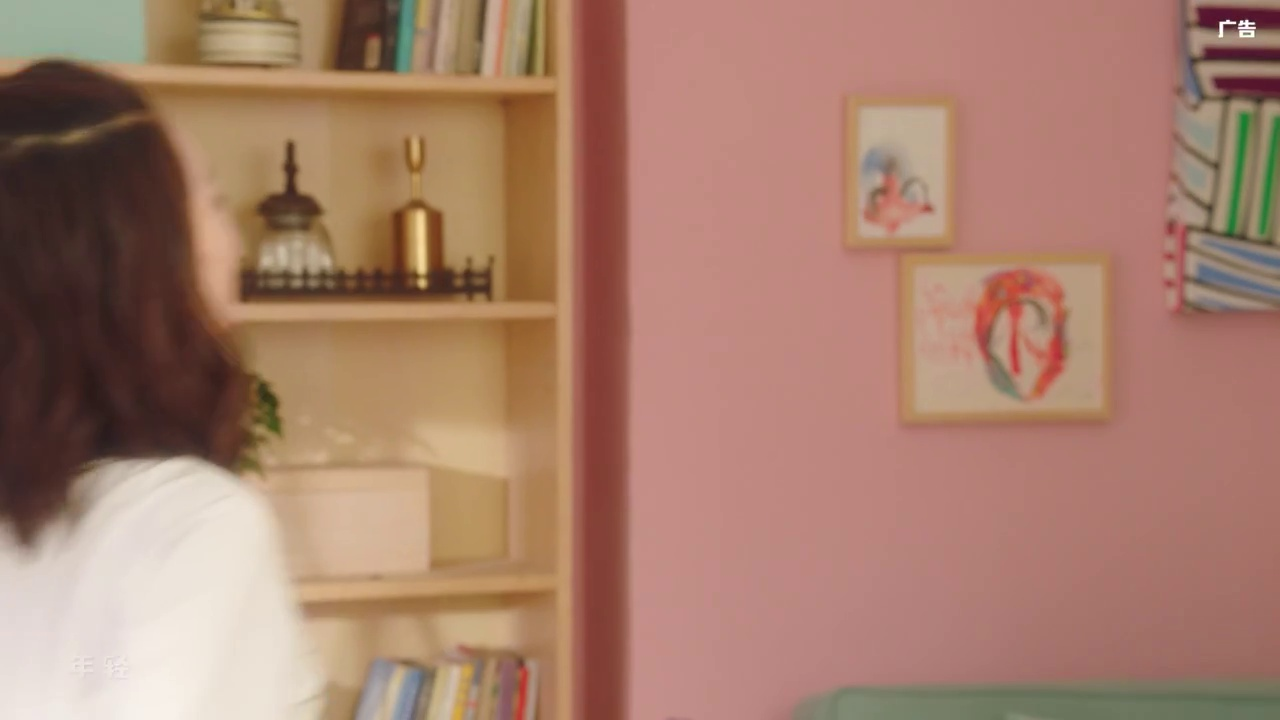
#> input picture 02pythonLearn/01-OpenCV--master/videoimage/00008.jpg, 1280 x 720 px; its folder holds 4 pictures in this run
$ python GET_face_img.py
#> lines starting #> are read from the running program, lines starting #| are printed output that depends on the picture
import cv2
import numpy as np
import os
import glob

img_path = '.\\videoimage\\'  # 带处理的图片存放的根目录
face_path = '.\\video_face_imge\\'  # 处理后得到的人脸存放的路径
model = './model/haarcascade_frontalface_default.xml'
#model = './model/face_model_trained.xml'


if not os.path.isfile(model):
    print("你缺少人脸检测模型——haarcascade_frontalface_default.xml")
if not os.path.exists(face_path):
    os.makedirs(face_path)
file_lists = []  # 所有带处理的图片路径
for root, dirs, files in os.walk(img_path):
    file_pattern = os.path.join(root, '*.jpg')
    for f in glob.glob(file_pattern):
        # jpg文件
        file_lists.append(f)


# 检测人脸函数
def detect(filename, outpath):
    #   调用人脸检测模型
#> called with outpath = '.\\video_face_imge\\'
    face_cascade = cv2.CascadeClassifier(model)
    img = cv2.imread(filename)
#> img is the input picture: shape (720, 1280, 3); mean B, G, R 108.6, 126.6, 166.6
    gray = cv2.cvtColor(img, cv2.COLOR_BGR2GRAY)
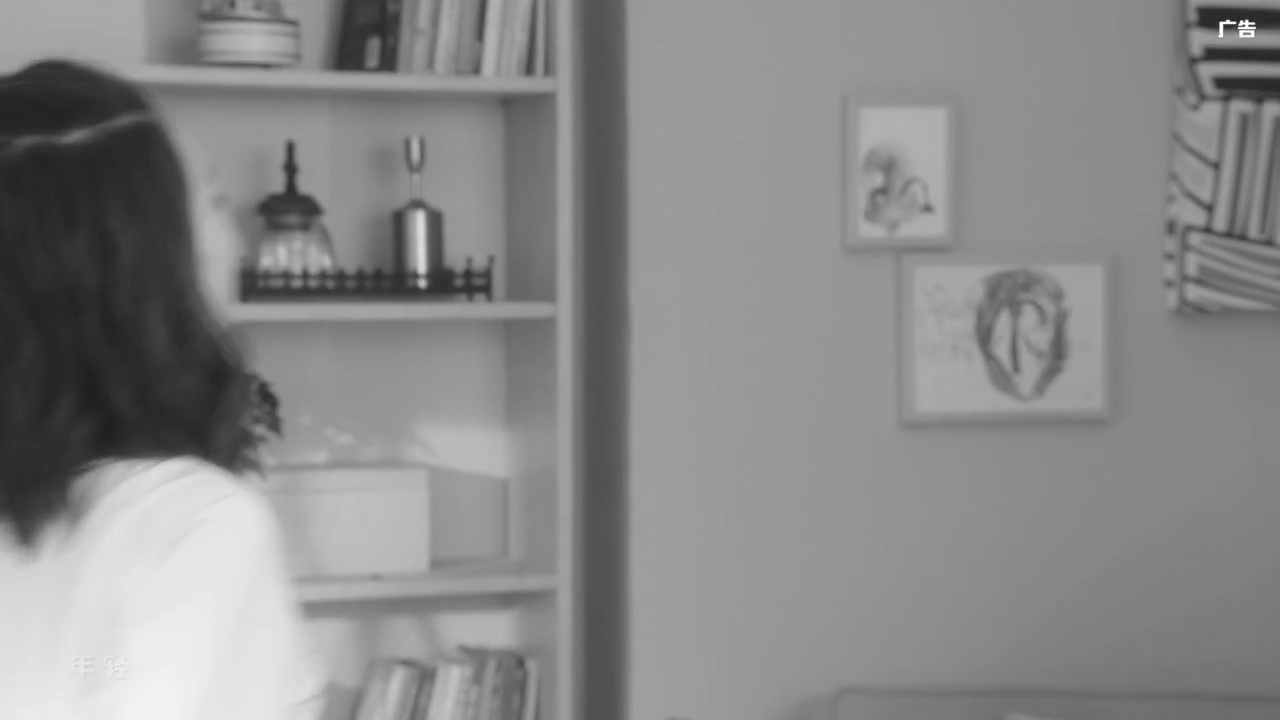
#> gray: shape (720, 1280); min 30, max 254, mean 136.5
    # 人脸检测
    faces = face_cascade.detectMultiScale(
        gray,
        scaleFactor=1.12,
        minNeighbors=5,
        minSize=(5, 5)
    )
#> faces = ()
    img_name = filename.split('\\')[-1].split(".")[0]
    print(img_name)
    print(len(faces))
#| 0
    i = 1
    # (x,y,w,h) 用来确定人脸出现的位置 ： y:y+h,x:x+w
    for (x, y, w, h) in faces:
        img_face = img[y - 1:y + h + 1, x - 1:x + w + 1, :]  # 范围加一的原因是，为了提取人脸周围更大一点的范围
        img_face_path = outpath + img_name + '_' + str(i) + '.jpg'  # 保存人脸的命名方式为，原图像名_序号（由该张图片人脸个数决定）
        cv2.imwrite(img_face_path, img_face)
        i = i + 1
#> this loop made 0 passes
#> after the loop, i = 1


# 循环提取每张图片的人脸并保存
for filename in file_lists:
    detect(filename, face_path)
#> pass 2 of the loop `for filename in file_lists:`:
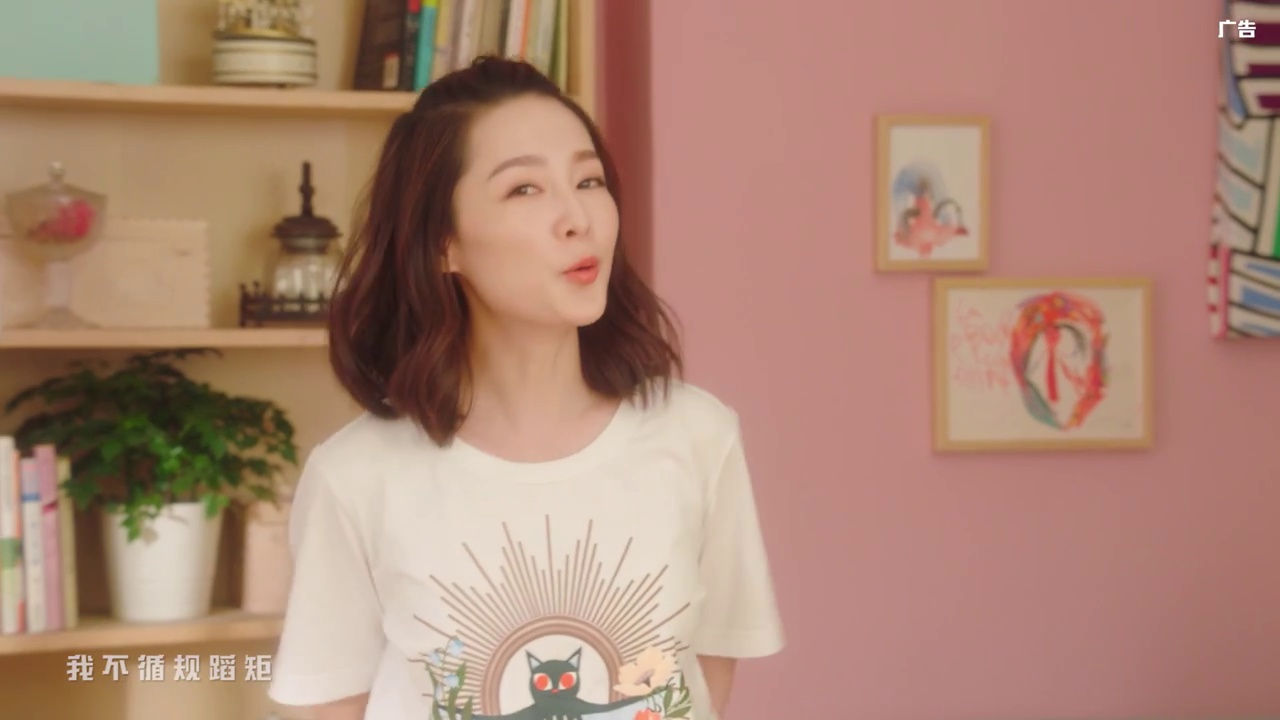
#> input picture 02pythonLearn/01-OpenCV--master/videoimage/00272.jpg, 1280 x 720 px
#> in detect, img is the input picture: shape (720, 1280, 3); mean B, G, R 116.6, 134, 172.1
#> in detect (call 2), `gray = cv2.cvtColor(img, cv2.COLOR_BGR2GRAY)`:
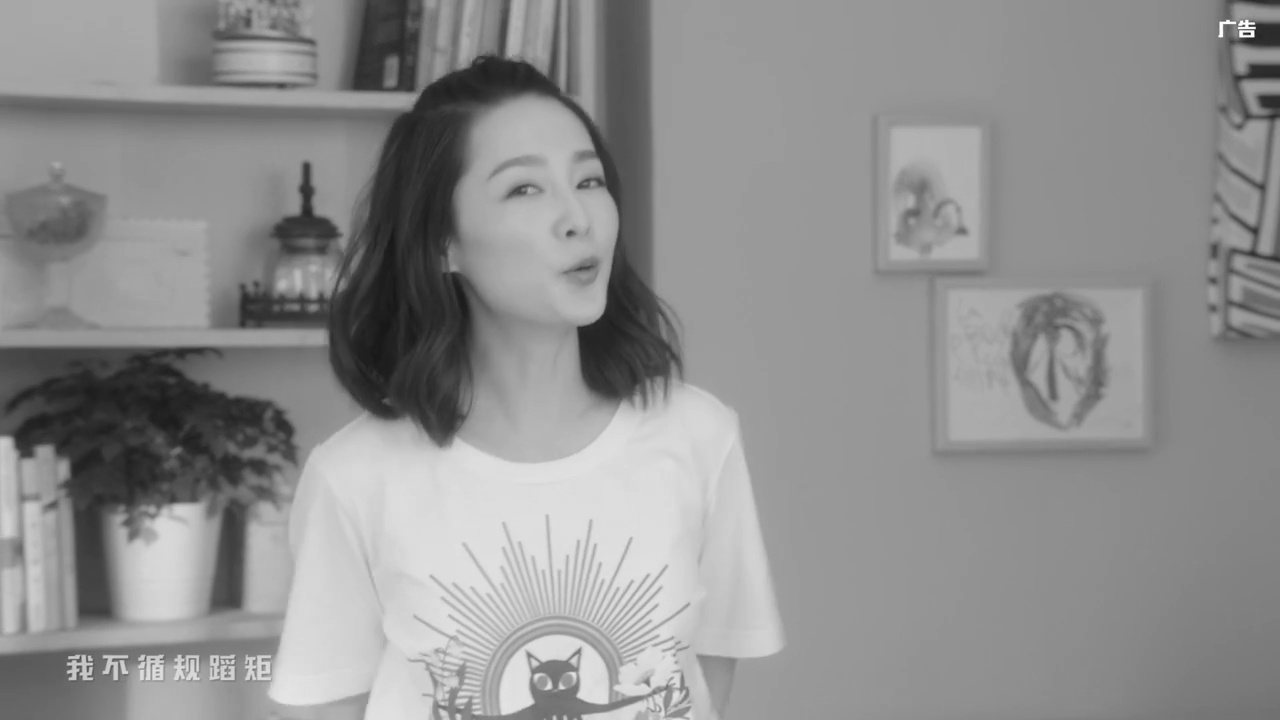
#> gray: shape (720, 1280); min 12, max 254, mean 143.4
#> faces = [[460, 115, 190, 190]]
#| 1
#> the loop in detect (call 2), `for (x, y, w, h) in faces:` made 1 pass
#> (x, y, w, h, i) on pass 1: (460, 115, 190, 190, 2)
#> pass 1, in detect (call 2), `img_face = img[y - 1:y + h + 1, x - 1:x + w + 1, :]`:
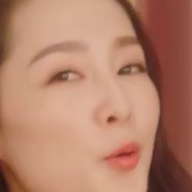
#> img_face: shape (192, 192, 3); mean B, G, R 106.7, 128.9, 180.2
#> after the loop in detect (call 2), `for (x, y, w, h) in faces:`: i = 2
#> pass 3 of the loop `for filename in file_lists:`:
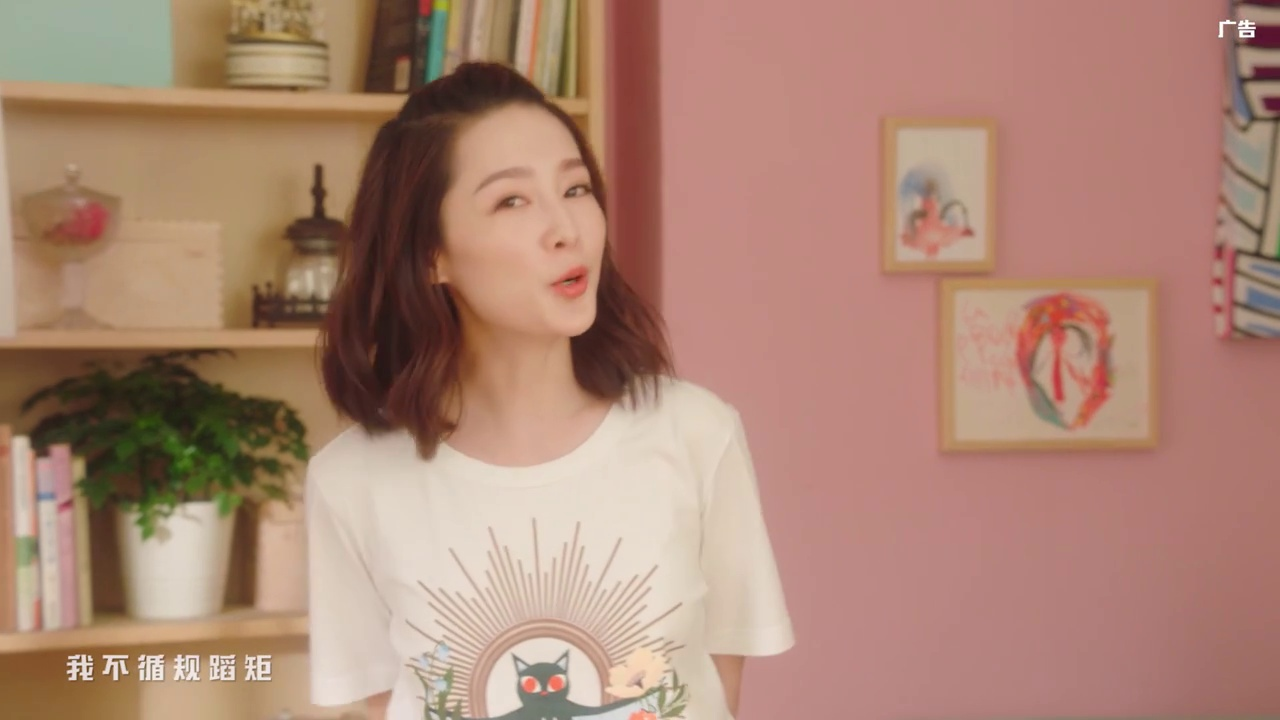
#> input picture 02pythonLearn/01-OpenCV--master/videoimage/00280.jpg, 1280 x 720 px
#> in detect, img is the input picture: shape (720, 1280, 3); mean B, G, R 116.7, 134, 172.3
#> in detect (call 3), `gray = cv2.cvtColor(img, cv2.COLOR_BGR2GRAY)`:
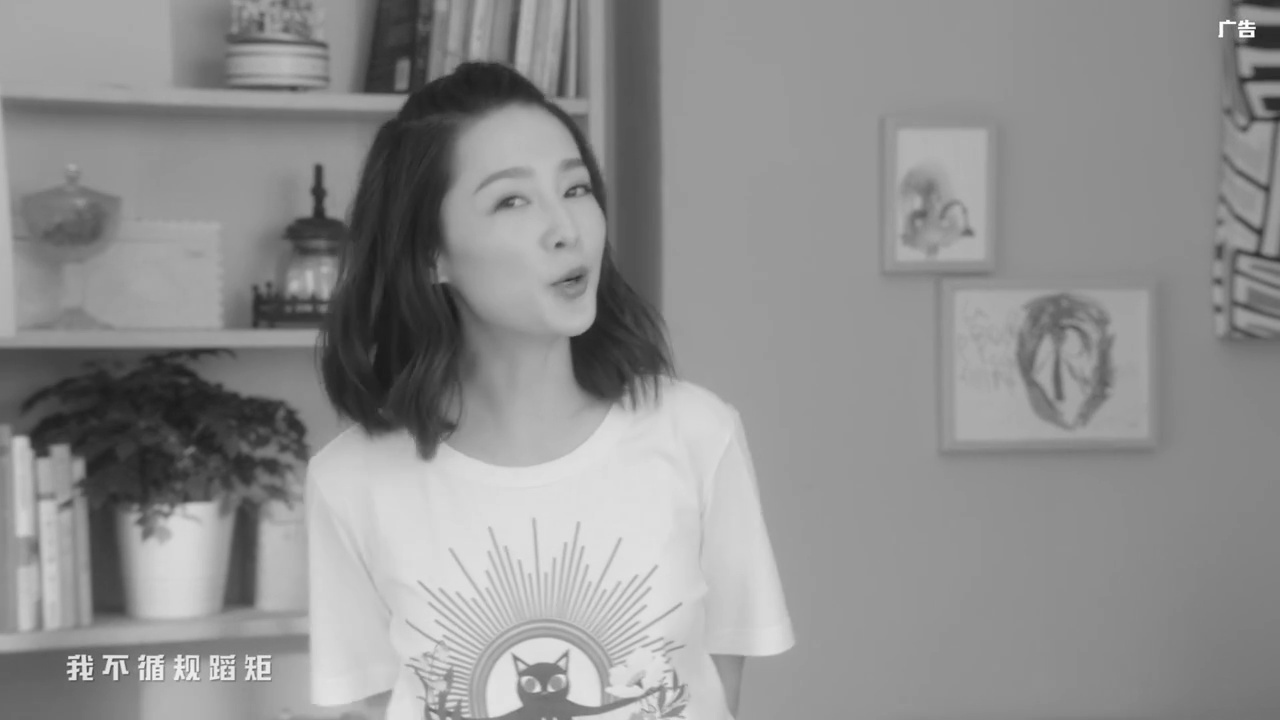
#> gray: shape (720, 1280); min 26, max 255, mean 143.5
#> faces = [[446, 123, 198, 198]]
#| 1
#> the loop in detect (call 3), `for (x, y, w, h) in faces:` made 1 pass
#> (x, y, w, h, i) on pass 1: (446, 123, 198, 198, 2)
#> pass 1, in detect (call 3), `img_face = img[y - 1:y + h + 1, x - 1:x + w + 1, :]`:
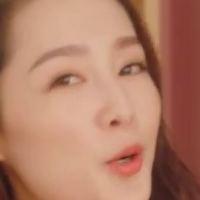
#> img_face: shape (200, 200, 3); mean B, G, R 104.3, 126.4, 178
#> after the loop in detect (call 3), `for (x, y, w, h) in faces:`: i = 2
#> the loop made 4 passes; the first 3 are shown
